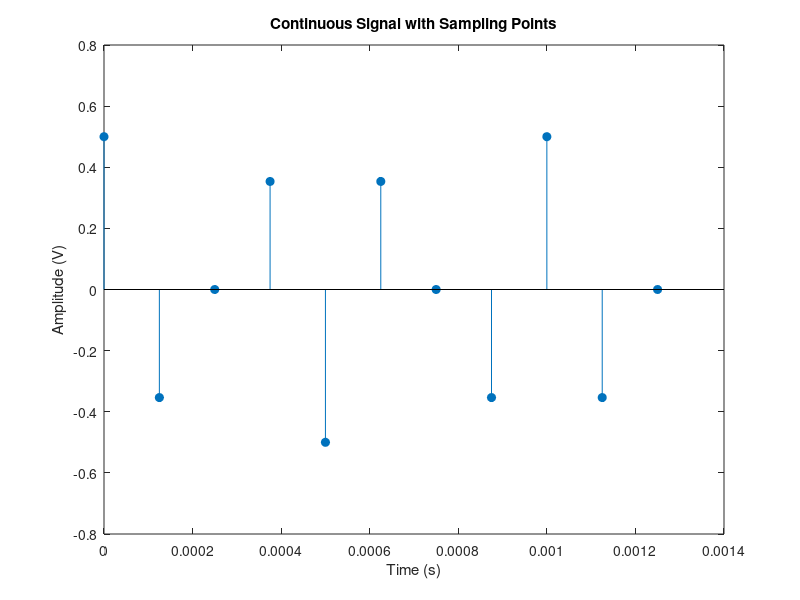

The MATLAB source for this figure: (Note: this script raises an error after producing the figure.)
%Task 1: Sampling at 8 kHz
clc;
clear all;
close all;
A = 0.5;
f = 3000;
fs = 8000;
num_cycles = 4;
Ts = 1/fs;
samples_per_cycle = fs / f;
total_samples = ceil(num_cycles * samples_per_cycle);
n = 0:total_samples-1;
t = n * Ts;
y_n = A * cos(2 * pi * f * n * Ts);
stem(t, y_n, 'filled');
title('Continuous Signal with Sampling Points');
xlabel('Time (s)');
ylabel('Amplitude (V)');

%Task  2: Quantizer function
function[y]= myquantizer(x,level)
delta=(max(x)-min(x))/(level-1);
a=x-min(x);
b=a/delta;
c=round(b);
d=c*delta+min(x);
y=d;
end

clc;
close all;
clear all;
a = 1;
f = 3e3;
fs = 8e3;
ts = 1/fs;
n = 0:1:(5*fs/f); % sample index
x = a*sin(2*pi*f*n*ts);
L = [8,16,32,64,128];
mse = zeros(1,length(L));
for i = 1:length(L)
y = myquantizer(x, L(i));
subplot(2,3,i);
stem(n, y);
title(['L = ', num2str(L(i))]);
mse(i) = mean((x - y).^2);
end
subplot(2,3,6);
stem(L, mse);
title('MSE vs Levels');
xlabel('Levels');
ylabel('MSE');

%Task 3: Efect of Quantization Levels on Sampled Waveform
clc;
clear all;
close all;
A = 0.5;
f = 3000;
fs = 8000;
num_cycles = 4;
Ts = 1/fs;
n = 0:ceil(num_cycles * fs / f);
t = n * Ts;
y = A * cos(2 * pi * f * n * Ts);
L_levels = [8, 16, 32, 64];
subplot(5, 1, 1);
stem(t, y, 'filled');
title('Original Sampled Signal y(t)');
17
EXPERIMENT 2. DISCRETIZATION OF SIGNALS : QUANTIZATION AND ENCODING
xlabel('Time (s)');
ylabel('Amplitude (V)');
grid on;
for i = 1:length(L_levels)
L = L_levels(i);
g = myquantizer(y, L);
subplot(5, 1, i+1);
stem(t, g, 'filled');
title(sprintf('Quantized Signal with L = %d levels', L));
xlabel('Time (s)');
ylabel('Amplitude (V)');
grid on;
end

%Task 4: MSE vs SQNR vs Quantization
clc;
close all;
clear all;
A = 0.5;
f = 3000;
fs = 8000;
num_cycles = 4;
Ts = 1/fs;
n = 0:ceil(num_cycles * fs / f);
t = n * Ts;
x = A * cos(2 * pi * f * n * Ts);
L = [8, 16, 32, 64];
b = log2(L);
mse = zeros(size(L));
sqnr_measured = zeros(size(L));
sqnr_theoretical = zeros(size(L));
for i = 1:length(L)
y = myquantizer(x, L(i));
% (MSE)
mse(i) = mean((x - y).^2);
% SQNR
signal_power = mean(x.^2);
noise_power = mse(i);
sqnr_measured(i) = 10 * log10(signal_power / noise_power);
% Compute theoretical
sqnr_theoretical(i) = 1.76 + 6.02 * b(i);
% Plot
subplot(2, 3, i);
stem(t, x);
hold on;
stem(t, y);
title(sprintf('L = %d (b = %d bits)', L(i), b(i)));
xlabel('Time (s)');
ylabel('Amplitude (V)');
grid on;
legend('Original', 'Quantized');
hold off;
end
% Plot MSE results
subplot(2, 3, 5);
stem(L, mse);
title('(MSE) vs Quantization Levels');
xlabel('Number of Levels (L)');
ylabel('MSE (V^2)');
grid on;
% Plot SQNR comparison
subplot(2, 3, 6);
stem(b, sqnr_measured);
hold on;
stem(b, sqnr_theoretical);
title('SQNR Comparison');
xlabel('Number of Bits (b)');
ylabel('SQNR (dB)');
grid on;
legend('Measured SQNR', 'Theoretical SQNR');

%Task 5: SQNR vs Input ampli
clc;
clear all;
close all;
A = 1:1:10;
level = 64;
f = 3*10^3;
fs = 8*10^3;
ts = 1/fs;
n = 0:5*fs/f;
for i = 1:length(A)
x = A(i)*cos(2*pi*f*n*ts);
z = myquantizer(x, level);
error(i) = mean(((x - z).^2));
end
SQNR = A./error;
SQNRdb = 20*log(SQNR);
subplot(2,1,1);
stem(A, SQNRdb);
title(" SQNRdb vs input voltage");
xlabel("A (input voltage)");
ylabel("SQNRdb");
subplot(2,1,2);
stem(A, SQNR);
title(" SQNR vs input voltage");
xlabel("A (input voltage)");

%Task 6: Encoding
clc;
clear all;
close all;
A = 1;
f = 3000;
fs = 9000;
ts = 1/fs;
n = 0:5*fs/f;
x = A*cos(2*pi*f*n*ts);
level = 8;
y = zeros(length(x),3);
z = myquantizer(x, level);
for i = 1:length(z)
if (z(i) >= -1 && z(i) < -0.72)
y(i,:) = [0,0,0];
end
if (z(i) >= -0.72 && z(i) < -0.44)
y(i,:) = [0,0,1];
end
if (z(i) >= -0.44 && z(i) < -0.16)
y(i,:) = [0,1,0];
end
if (z(i) >= -0.16 && z(i) < 0.12)
y(i,:) = [0,1,1];
end
if (z(i) >= 0.12 && z(i) < 0.4)
y(i,:) = [1,0,0];
end
if (z(i) >= 0.4 && z(i) < 0.68)
y(i,:) = [1,0,1];
end
if (z(i) >= 0.68 && z(i) <= 1)
y(i,:) = [1,1,1];
end
end
t = (n+1)*ts;
decimal_values = y(:,1)*4 + y(:,2)*2 + y(:,3)*1;
figure;
subplot(3,1,1);
stem(x);
title("sampled Signal");
subplot(3,1,2);
stem(z);
title("quantized Signal");
subplot(3,1,3);
stem(t, decimal_values);
title('Encoded Signal');
xlabel('Time');
ylabel('Value');
grid on;
